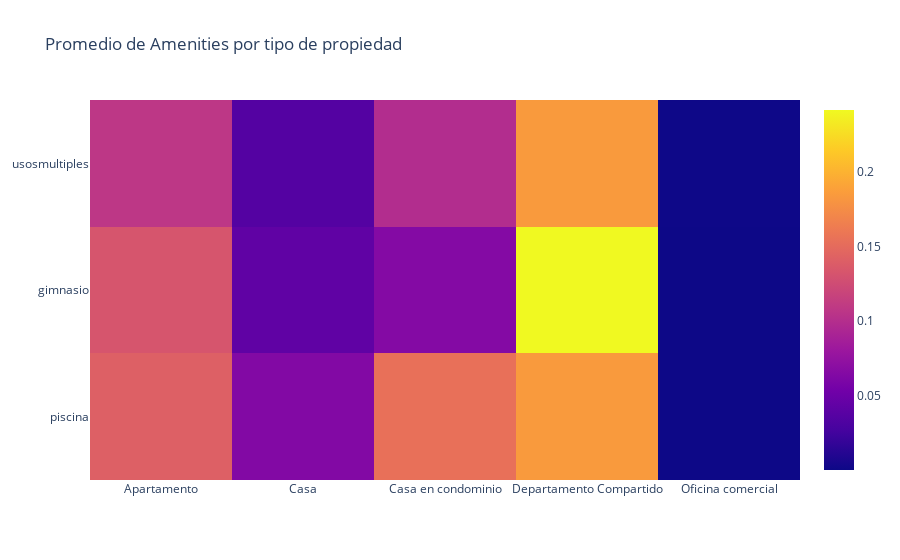

Notebook code for this chart:
### Code cell
#Show HeatMap
fig = go.Figure(data=go.Heatmap(
                   z=[amenitiesPorPropiedad['piscina'], amenitiesPorPropiedad['gimnasio'], amenitiesPorPropiedad['usosmultiples']],
                   x=amenitiesPorPropiedad.index,
                   y=amenitiesPorPropiedad.columns))

fig.update_layout(
    title='Promedio de Amenities por tipo de propiedad',
    xaxis_nticks=36)

fig.show()

### Figure 1 — Plotly figure (JSON) as saved in the notebook; plotly's stock layout.template omitted (floating-point values rounded to 4 significant figures)
{"data": [{"type": "heatmap", "x": ["Apartamento", "Casa", "Casa en condominio", "Departamento Compartido", "Oficina comercial"], "y": ["piscina", "gimnasio", "usosmultiples"], "z": [[0.1412, 0.06428, 0.1541, 0.1844, 0.0005744], [0.1324, 0.04308, 0.0654, 0.2411, 0.0005744], [0.1079, 0.03598, 0.09882, 0.1844, 0.001149]]}], "layout": {"title": {"text": "Promedio de Amenities por tipo de propiedad"}, "xaxis": {"nticks": 36}}}
